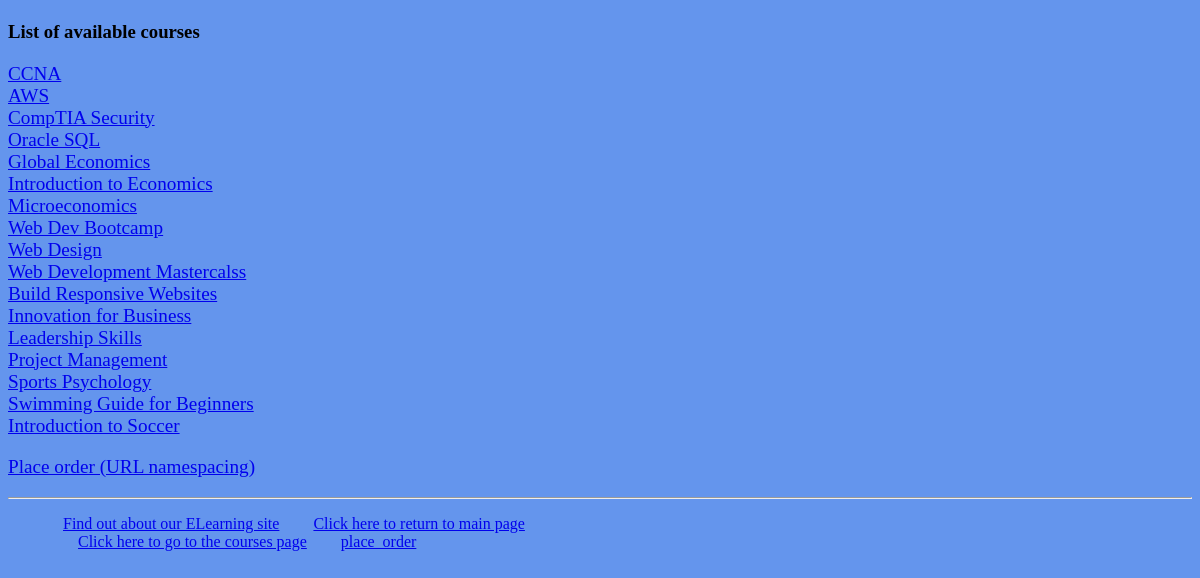
/myapp/courses/, run on the app's committed database.
### myapp/models.py (models this page shows, shortened)
class Course(models.Model):
    topic = models.ForeignKey(Topic, related_name='courses', on_delete=models.CASCADE)
    name = models.CharField(max_length=200)
    price = models.DecimalField(max_digits=10, decimal_places=2)
    for_everyone = models.BooleanField(default=True)
    description = models.TextField(max_length=300, null=True, blank=True)
    interested = models.PositiveIntegerField(default=0)
    stages = models.PositiveIntegerField(default=3)

### myapp/views.py (the view)
# urls.py: path(r'courses/', views.courses, name='courses'),
def courses(request):
    courlist = Course.objects.all().order_by('id')
    return render(request, 'myapp/courses.html', {'courlist': courlist})

### myapp/templates/myapp/courses.html
{% extends 'myapp/base.html' %}
{% block body_block %}
    <h3>List of available courses</h3>
    <p>
        {% for course in courlist %}
            <a href="{% url 'myapp:course_detail' cour_id=course.id %}">
                {{ course.name }}
            </a>
            <br>
        {% endfor %}
    </p>
    <p><a href="{% url 'myapp:place_order' %}">Place order (URL namespacing)</a></p>
{% endblock %}

### myapp/templates/myapp/base.html (shortened to what this page needs)
<!DOCTYPE html>
{% load static %}
<html>
<head>
    <link rel="stylesheet" type="text/css" href="{% static 'myapp/style.css' %}"/>
</head>
<body>
<div>
    {% block body_block %}*** {% endblock %}
</div>
<hr/>
<div>
    <ul>
        <li class="hbar1"><a href="/myapp/about/">Find out about our ELearning site</a></li>
        <li class="hbar1"><a href="{% url 'myapp:index' %}">Click here to
            return to main page</a><br/></li>
        <li class="hbar1"><a href="/myapp/courses/">Click here to
            go to the courses page</a></li>
        <li class="hbar1"><a href="/myapp/place_order/">place_order</a></li>
    </ul>
</div>
</body>
</html>

### myapp/static/myapp/style.css (style rules this page uses)
body { background-color: cornflowerblue; }
p { color: aquamarine; font-size: larger; font-style: initial; }
.hbar1 { display: inline; margin: 15px; }

### data on the page
Course: name "CCNA"
Course: name "AWS"
Course: name "CompTIA Security"
Course: name "Oracle SQL"
Course: name "Global Economics"
Course: name "Introduction to Economics"
Course: name "Microeconomics"
Course: name "Web Dev Bootcamp"
Course: name "Web Design"
Course: name "Web Development Mastercalss"
Course: name "Build Responsive Websites"
Course: name "Innovation for Business"
Course: name "Leadership Skills"
Course: name "Project Management"
Course: name "Sports Psychology"
Course: name "Swimming Guide for Beginners"
Course: name "Introduction to Soccer"
